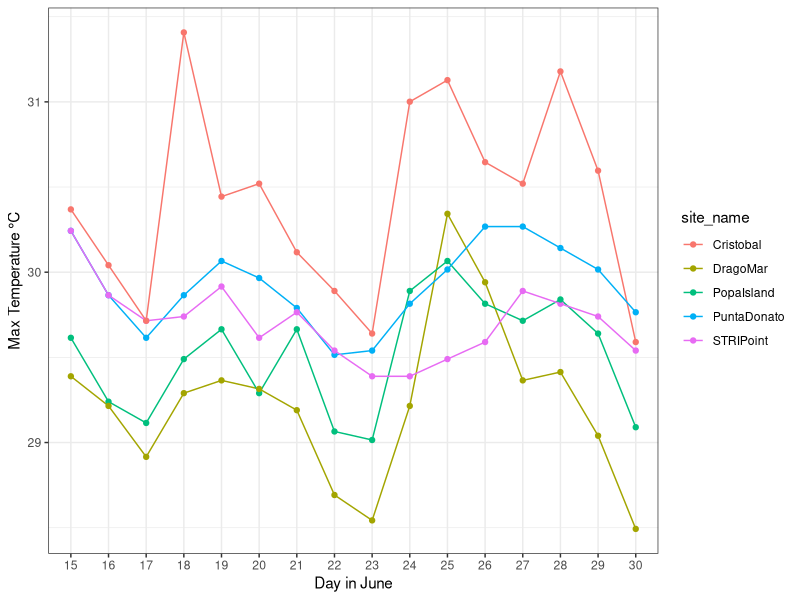

Generate this figure with R:
# setwd("~/Desktop/andreas18ssequencing/")

# Load libraries
library(tidyverse)
library(stringr)

# Load data
temp_data <- read.csv("minmeanmax_tempdata.csv")

# Reformate date
temp_data <- temp_data %>% separate(date, c("month", "day", "year"), "/")
head(temp_data)

summary(temp_data)

# Add site names
temp_data <- temp_data %>% mutate(site_name = ifelse(site_number=="IR1", "PuntaDonato", ifelse(site_number == "IR2", "STRIPoint", ifelse(site_number== "IR3", "Cristobal", ifelse(site_number=="OR3", "PopaIsland", "DragoMar")))))

temp_data$site_name <- as.factor(temp_data$site_name)

summary(temp_data)
  
# Subset data for just June 2015
sub <- temp_data %>% filter(month=="6" & year=="15")

# Plot temp over time
ggplot(sub, aes(x = day, y = Max, group = site_name, color = site_name)) +
  labs(x = "Day in June", y = "Max Temperature °C")+
  geom_line()+
  geom_point()+
  theme_bw()
